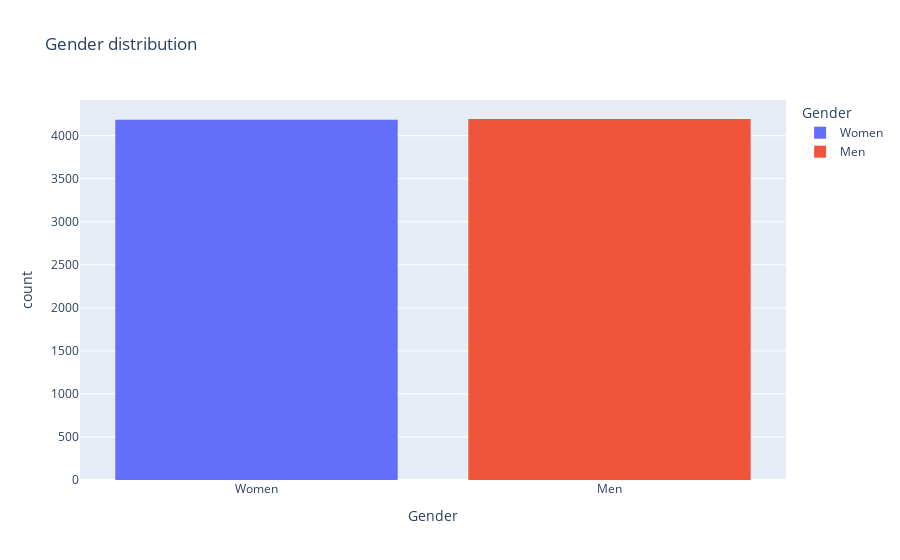

The notebook cell this image was saved under:
### Code cell
# Graphical representation of distribution by "Gender" with Plotly Express
fig = px.histogram(df_1, x="Gender", color="Gender", title="Gender distribution")
fig.show()

### Figure 1 — Plotly figure (JSON) as saved in the notebook; plotly's stock layout.template omitted (floating-point values rounded to 4 significant figures; data arrays with more than 128 entries replaced by an {"elided": "..."} marker saying what was removed)
{"data": [{"alignmentgroup": "True", "bingroup": "x", "hovertemplate": "Gender=%{x}<br>count=%{y}<extra></extra>", "legendgroup": "Women", "marker": {"color": "#636efa", "pattern": {"shape": ""}}, "name": "Women", "offsetgroup": "Women", "orientation": "v", "showlegend": true, "type": "histogram", "x": {"elided": "4184 str values"}, "xaxis": "x", "yaxis": "y"}, {"alignmentgroup": "True", "bingroup": "x", "hovertemplate": "Gender=%{x}<br>count=%{y}<extra></extra>", "legendgroup": "Men", "marker": {"color": "#EF553B", "pattern": {"shape": ""}}, "name": "Men", "offsetgroup": "Men", "orientation": "v", "showlegend": true, "type": "histogram", "x": {"elided": "4194 str values"}, "xaxis": "x", "yaxis": "y"}], "layout": {"barmode": "relative", "legend": {"title": {"text": "Gender"}, "tracegroupgap": 0}, "title": {"text": "Gender distribution"}, "xaxis": {"anchor": "y", "categoryarray": ["Women", "Men"], "categoryorder": "array", "domain": [0, 1], "title": {"text": "Gender"}}, "yaxis": {"anchor": "x", "domain": [0, 1], "title": {"text": "count"}}}}
